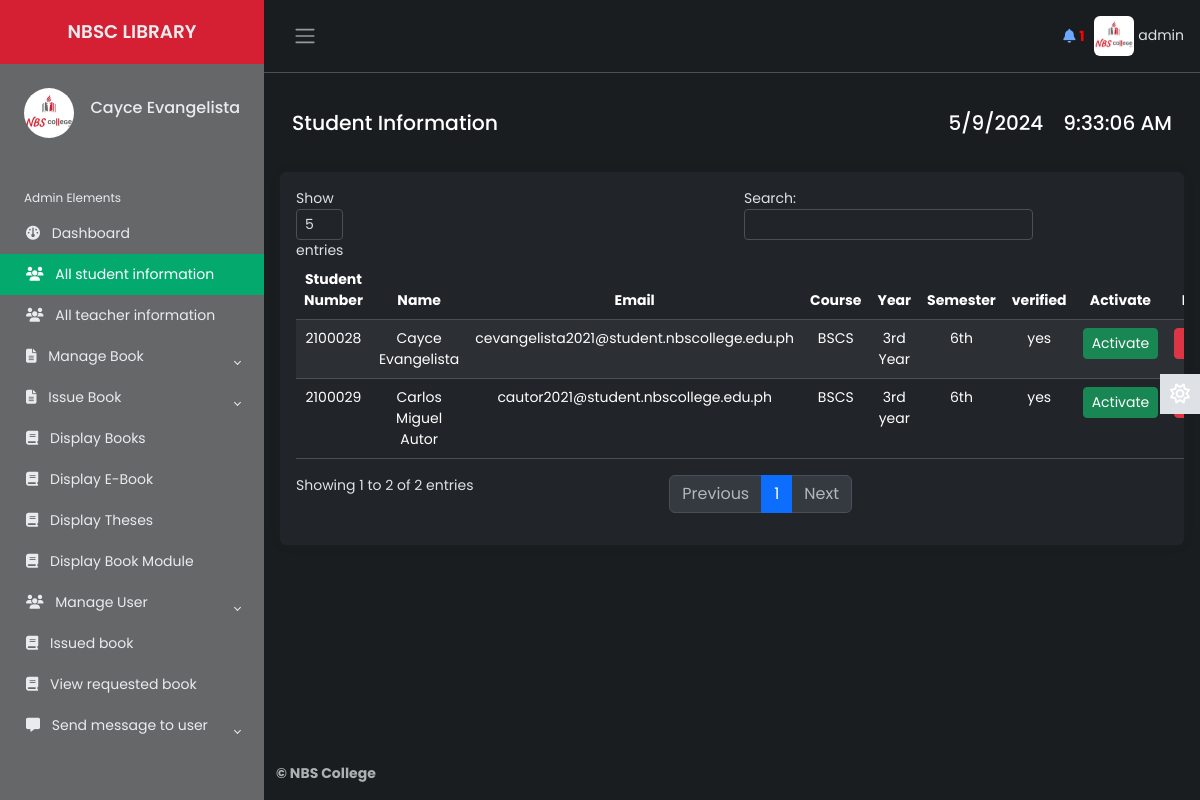
The page /Source/librarian/all-student-info.php (signed in) on the database as committed earlier.
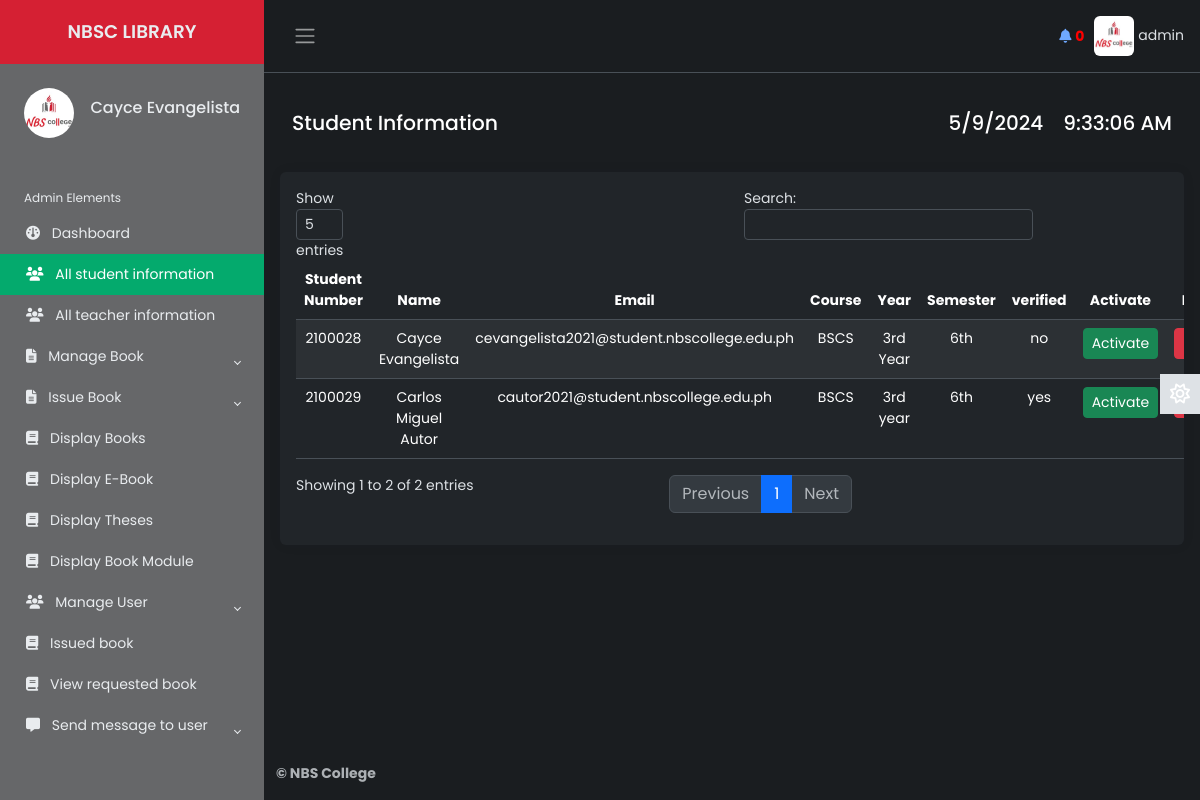
The same page on the database as committed later.
### tables this page shows
CREATE TABLE `student` (
  `student_number` varchar(20) NOT NULL,
  `first_name` varchar(50) NOT NULL,
  `last_name` varchar(50) NOT NULL,
  `middle_name` varchar(50) NOT NULL,
  `email` varchar(50) NOT NULL,
  `course` varchar(10) NOT NULL,
  `year` varchar(20) NOT NULL,
  `semester` varchar(20) NOT NULL,
  `password` varchar(50) NOT NULL,
  `user_type` varchar(7) NOT NULL,
  `photo` varchar(500) NOT NULL,
  `status` varchar(7) NOT NULL,
  `vkey` varchar(255) NOT NULL,
  `verified` varchar(3) NOT NULL
);

### Source/librarian/all-student-info.php (the view, shortened to what the changed rows need)
       <?php
   include 'inc/connection.php';
   include 'inc/header.php';
?>
           <main class="content px-3 py-2">
           <br>
           <div class="card border-0">
                       <div class="card-body">
                           <table class="table table-hover text-center table-striped" id="dtBasicExample">
                               <thead>
                                   <tr>
                                       <th scope="col">Student Number</th>
                                       <th scope="col">Name</th>
                                       <th scope="col">Email</th>
                                       <th scope="col">Course</th>
                                       <th scope="col">Year</th>
                                       <th scope="col">Semester</th>
                                       <th scope="col">verified</th>
                                       <th>Activate</th>
                                       <th>Deactivate</th>
                                   </tr>
                               </thead>
                               <tbody>
                               <?php
                                       $res= mysqli_query($link, "select * from student");
                                       while ($row=mysqli_fetch_array($res)) {
                                           echo "<tr>";
                                           echo "<td>"; echo $row["student_number"]; echo "</td>";
                                           echo "<td>"; echo $row["first_name"]; "<td>"; echo " "; echo $row["last_name"]; echo "</td>";
                                           echo "<td>"; echo $row["email"]; echo "</td>";
                                           echo "<td>"; echo $row["course"]; echo "</td>";
                                           echo "<td>"; echo $row["year"]; echo "</td>";
                                           echo "<td>"; echo $row["semester"]; echo "</td>";
                                           echo "<td>"; echo $row["verified"]; echo "</td>";
                                           echo "<td>";
                                           ?>
                                           <a href="approve.php?id=<?php echo $row["student_number"];?>" class='btn btn-success btn-sm'>Activate</a>
                                           <?php
                                           echo "</td>";
                                           echo "<td>";
                                           ?>
                                               <a href="notapprove.php?id=<?php echo $row["student_number"];?>" class='btn btn-danger btn-sm'>Deactivate</a>
                                           <?php
                                           echo "</td>";
                                           echo "</tr>";
                                       }
                                  ?>
                               </tbody>
                           </table>
                       </div>
                   </div>
           </main>

### Source/librarian/inc/header.php (shortened to what the changed rows need)
<?php
    include 'inc/connection.php';
    $res = mysqli_query($link,"select * from request_books where read1='no'");
    $not= mysqli_num_rows($res);
 ?>
<!DOCTYPE html>
<html lang="en" data-bs-theme="dark">
<head>
    <link href="https://cdn.datatables.net/v/dt/jszip-3.10.1/dt-2.0.3/b-3.0.1/b-html5-3.0.1/b-print-3.0.1/datatables.min.css" rel="stylesheet">
    <link href="https://cdn.jsdelivr.net/npm/bootstrap@5.3.3/dist/css/bootstrap.min.css" rel="stylesheet">
    <link rel="stylesheet" href="inc/css/custom1.css">
    <link rel="stylesheet" href="inc/css/animate.css">
</head>
<body>
    <div class="wrapper">
        <div class="main">
            <nav class="navbar navbar-expand px-3 border-bottom">
                <div class="navbar-collapse navbar">
                        <ul class="navbar-nav" style="margin-right:10px;">
                        <li class="icon">
                                <span class="count" onclick="window.location='requested-books.php'"><b id="notif" ><?php echo $not; ?></b></span>
                        </li>
                        </ul>
                </div>
            </nav>
</body>
</html>

Rows that differ between the two databases and show on the page:
changed student "Cayce": verified "yes" → "no"
Other text that changed with them:
$not: "1" → "0"
